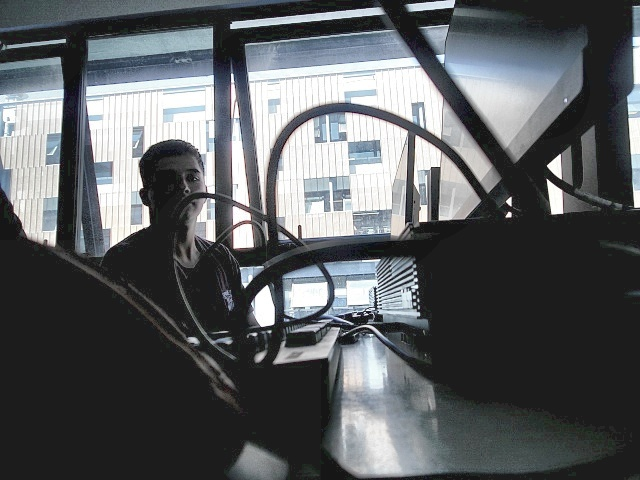
#> input picture LogicaPackIA/captures/enhanced_test.jpg, 640 x 480 px, given in place of the camera
$ python auto_camera.py
#> lines starting #> are read from the running program, lines starting #| are printed output that depends on the picture
"""
PackIACamara - Módulo de Cámara con Ajuste Automático de Brillo y Contraste
Adapta dinámicamente la imagen según el entorno (lugares oscuros, contraluz o exceso de luz)
para optimizar la visibilidad de objetos en primer plano.
"""

import cv2
import numpy as np
import time
import os
from datetime import datetime

class AutoLightingCamera:
    def __init__(self, camera_index=0, target_brightness=130.0, smoothing=0.15):
        """
        :param camera_index: Índice de la cámara (por defecto 0).
        :param target_brightness: Nivel de brillo objetivo (0-255). 125-135 es óptimo para visión.
        :param smoothing: Factor de suavizado temporal para transiciones suaves (0.05 a 0.25).
        """
#> in run, test_frame is the input picture: shape (480, 640, 3); mean B, G, R 96.2, 93.5, 90.3
        self.camera_index = camera_index
        self.target_brightness = target_brightness
        self.smoothing = smoothing

        # Estado interno
        self.auto_mode = True
        self.split_view = False
        self.current_gamma = 1.0
        self.current_brightness = 100.0

        # Filtro adaptativo CLAHE
        self.clahe = cv2.createCLAHE(clipLimit=2.8, tileGridSize=(8, 8))

        # Tablas de correspondencia para rendimiento ultra-rápido (LUT)
        self._lut_cache = {}

        os.makedirs("captures", exist_ok=True)

    def _get_gamma_lut(self, gamma):
        """Crea o recupera de caché la tabla LUT para corrección gamma rápida."""
        gamma_key = round(gamma, 2)
        if gamma_key not in self._lut_cache:
            inv_gamma = 1.0 / max(gamma_key, 0.05)
            lut = np.array([((i / 255.0) ** inv_gamma) * 255 for i in range(256)]).astype("uint8")
            # Mantener caché pequeña
            if len(self._lut_cache) > 100:
                self._lut_cache.clear()
            self._lut_cache[gamma_key] = lut
        return self._lut_cache[gamma_key]

    def measure_brightness(self, frame):
        """
        Calcula el brillo promedio dando mayor ponderación a la región central
        donde suelen situarse los objetos frente a la cámara.
        """
        h, w = frame.shape[:2]
        gray = cv2.cvtColor(frame, cv2.COLOR_BGR2GRAY)
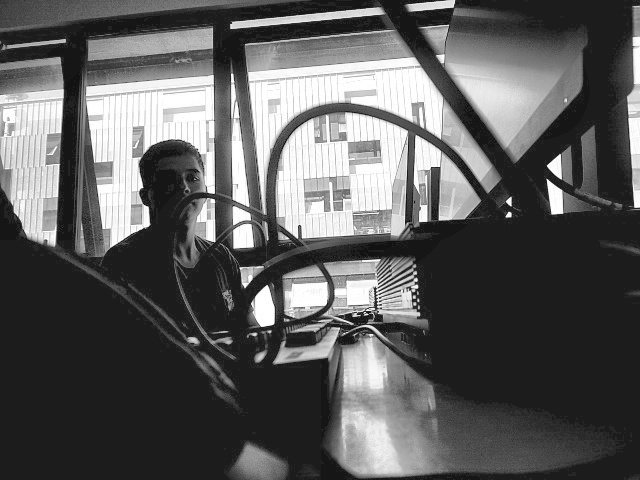
#> gray: shape (480, 640); min 10, max 255, mean 92.9

        # Región de interés central (60% central)
        y1, y2 = int(h * 0.2), int(h * 0.8)
        x1, x2 = int(w * 0.2), int(w * 0.8)
        center_roi = gray[y1:y2, x1:x2]
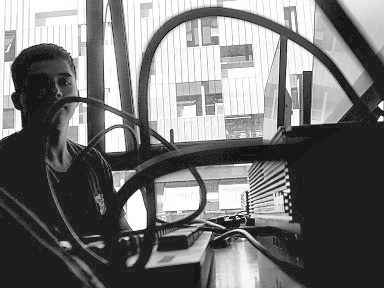
#> center_roi: shape (288, 384); min 10, max 255, mean 116

        center_mean = float(np.mean(center_roi))
#> center_mean = 116
        global_mean = float(np.mean(gray))
#> global_mean = 92.87

        # 70% peso al centro (objetos al frente), 30% a la escena completa
        weighted_brightness = (0.7 * center_mean) + (0.3 * global_mean)
#> weighted_brightness = 109.1
        return weighted_brightness, center_roi

    def process_frame(self, frame):
        """
        Aplica el pipeline de compensación automática de iluminación:
        1. Medición de brillo ponderado
        2. Compensación local de contraste (CLAHE en espacio LAB)
        3. Suavizado y ajuste adaptativo de gamma
        """
        if not self.auto_mode:
            return frame.copy(), self.current_brightness, self.current_gamma

        # 1. Medir iluminación actual
        measured_brightness, _ = self.measure_brightness(frame)
#> measured_brightness = 109.1
        self.current_brightness = (1.0 - self.smoothing) * self.current_brightness + (self.smoothing * measured_brightness)
#> self.current_brightness = 101.4

        # 2. Calcular gamma objetivo
        # Si la escena está muy oscura (<130), gamma < 1.0 (eleva sombras)
        # Si la escena está sobreexpuesta (>130), gamma > 1.0 (reduce sobreexposición)
        safe_measured = max(self.current_brightness, 10.0)
#> safe_measured = 101.4
        target_ratio = np.clip(safe_measured / 255.0, 0.04, 0.96)
#> target_ratio = 0.397
        goal_ratio = np.clip(self.target_brightness / 255.0, 0.04, 0.96)

        target_gamma = np.log(target_ratio) / np.log(goal_ratio)
#> target_gamma = 1.37
        target_gamma = float(np.clip(target_gamma, 0.35, 2.5))

        # Suavizar transición para evitar parpadeos
        self.current_gamma = (1.0 - self.smoothing) * self.current_gamma + (self.smoothing * target_gamma)
#> self.current_gamma = 1.06

        # 3. Ecualización adaptativa local en espacio de color LAB
        lab = cv2.cvtColor(frame, cv2.COLOR_BGR2LAB)
#> lab: shape (480, 640, 3); mean of channels 0, 1, 2 95.2, 127.5, 126.1
        l, a, b = cv2.split(lab)
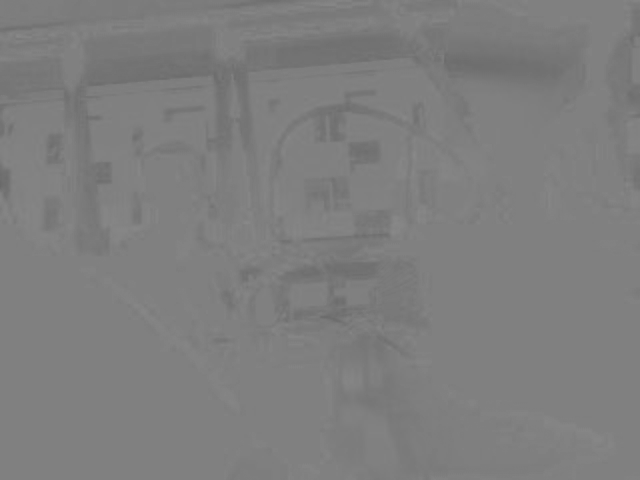
#> b: shape (480, 640); min 105, max 137, mean 126.1
        enhanced_l = self.clahe.apply(l)
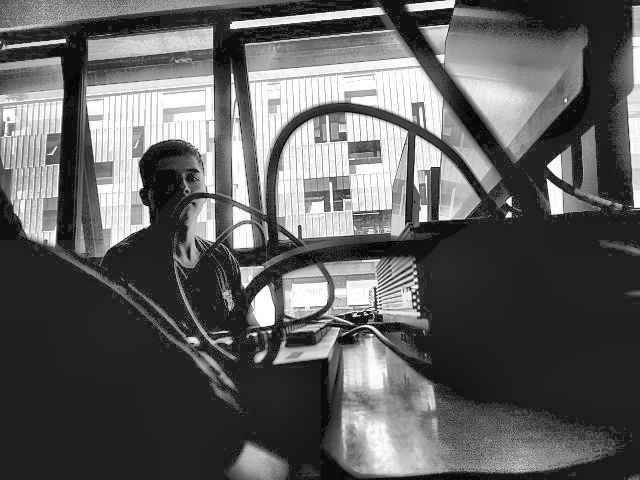
#> enhanced_l: shape (480, 640); min 0, max 255, mean 95.8
        enhanced_lab = cv2.merge((enhanced_l, a, b))
#> enhanced_lab: shape (480, 640, 3); mean of channels 0, 1, 2 95.8, 127.5, 126.1
        local_adjusted = cv2.cvtColor(enhanced_lab, cv2.COLOR_LAB2BGR)
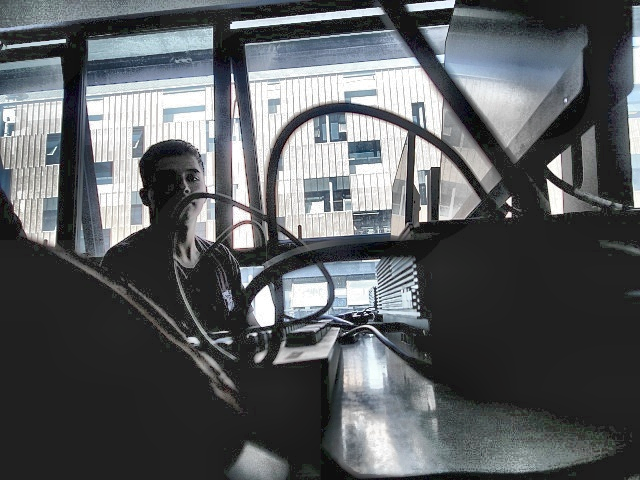
#> local_adjusted: shape (480, 640, 3); mean B, G, R 96.5, 93.9, 90.6

        # 4. Aplicación de gamma global optimizada con LUT
        lut = self._get_gamma_lut(self.current_gamma)
#> in _get_gamma_lut, `inv_gamma = 1.0 / max(gamma_key, 0.05)`: inv_gamma = 0.943
#> in _get_gamma_lut, `lut = np.array([((i / 255.0) ** inv_gamma) * 255 for i in range(256)])..`: lut = 256 values from 0 to 255
#> lut = 256 values from 0 to 255
        final_frame = cv2.LUT(local_adjusted, lut)

        # 5. Si la corrección aumentó mucho el brillo, compensar levemente la saturación para colores vivos
        if self.current_gamma < 0.8:
            hsv = cv2.cvtColor(final_frame, cv2.COLOR_BGR2HSV)
            h_ch, s_ch, v_ch = cv2.split(hsv)
            s_ch = cv2.multiply(s_ch, 1.15)
            s_ch = np.clip(s_ch, 0, 255).astype("uint8")
            final_frame = cv2.cvtColor(cv2.merge((h_ch, s_ch, v_ch)), cv2.COLOR_HSV2BGR)

        return final_frame, self.current_brightness, self.current_gamma

    def draw_hud(self, display_img, fps):
        """Dibuja información y controles en pantalla con interfaz moderna."""
#> called with fps = 60.56
        h, w = display_img.shape[:2]

        # Panel superior semi-transparente
        overlay = display_img.copy()
        cv2.rectangle(overlay, (0, 0), (w, 55), (20, 20, 20), -1)
        cv2.rectangle(overlay, (0, h - 35), (w, h), (20, 20, 20), -1)
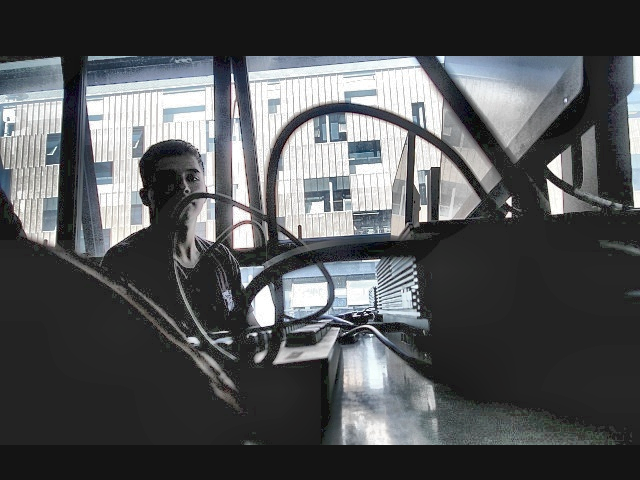
#> overlay: shape (480, 640, 3); mean B, G, R 86.4, 84.5, 82.5
        cv2.addWeighted(overlay, 0.65, display_img, 0.35, 0, display_img)

        # Estado del modo automático
        if self.auto_mode:
            status_text = "MODO AUTO: ACTIVO"
            status_color = (0, 255, 128)  # Verde esmeralda
        else:
            status_text = "MODO AUTO: DESACTIVADO (ORIGINAL)"
            status_color = (0, 165, 255)  # Naranja

        cv2.putText(display_img, status_text, (15, 25), cv2.FONT_HERSHEY_DUPLEX, 0.55, status_color, 1, cv2.LINE_AA)

        # Métricas de iluminación y FPS
        metrics_text = f"Brillo Actual: {self.current_brightness:.1f} | Objetivo: {self.target_brightness:.0f} | Gamma: {self.current_gamma:.2f} | {fps:.0f} FPS"
        cv2.putText(display_img, metrics_text, (15, 45), cv2.FONT_HERSHEY_SIMPLEX, 0.45, (220, 220, 220), 1, cv2.LINE_AA)

        # Barra de atajos en la parte inferior
        shortcuts = "[A] Alternar Auto  |  [S] Comparar (Split)  |  [C] Capturar  |  [+/-] Brillo Obj.  |  [Q] Salir"
        cv2.putText(display_img, shortcuts, (15, h - 12), cv2.FONT_HERSHEY_SIMPLEX, 0.42, (180, 180, 180), 1, cv2.LINE_AA)
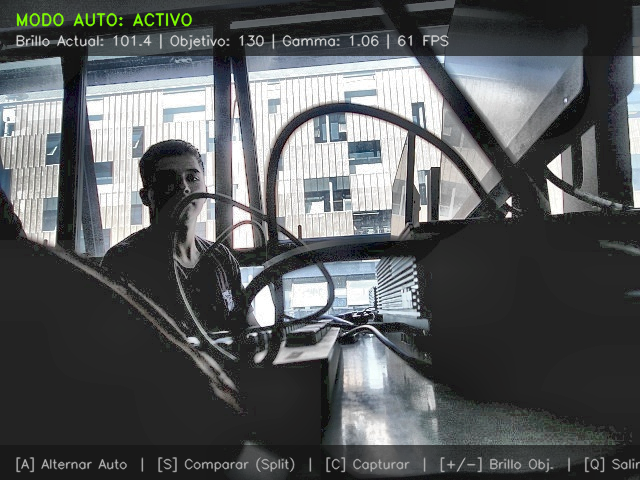
#> display_img: shape (480, 640, 3); mean B, G, R 92.2, 90.7, 88

    def run(self):
        """Bucle principal de captura y visualización."""
        print("=" * 60)
        print("  PackIACamara - MODO AUTOMATICO DE ILUMINACION")
        print("=" * 60)
        print("Conectando con la camara...")

        cap = cv2.VideoCapture(self.camera_index)
        cap.set(cv2.CAP_PROP_FRAME_WIDTH, 1280)
        cap.set(cv2.CAP_PROP_FRAME_HEIGHT, 720)
        ret, test_frame = cap.read() if cap.isOpened() else (False, None)
        if not ret:
            if cap.isOpened():
                cap.release()
            cap = cv2.VideoCapture(self.camera_index, cv2.CAP_DSHOW)
            cap.set(cv2.CAP_PROP_FRAME_WIDTH, 1280)
            cap.set(cv2.CAP_PROP_FRAME_HEIGHT, 720)
            ret, test_frame = cap.read() if cap.isOpened() else (False, None)

        if not cap.isOpened() or not ret:
            print(f"Error: No se pudo abrir la camara en el indice {self.camera_index}.")
            print("Aviso: Asegurate de que otra aplicacion (ej. la aplicacion 'Camara' de Windows) no este ocupando el dispositivo.")
            return False

        actual_w = int(cap.get(cv2.CAP_PROP_FRAME_WIDTH))
        actual_h = int(cap.get(cv2.CAP_PROP_FRAME_HEIGHT))
        print(f"Camara conectada correctamente ({actual_w}x{actual_h}).")
        print("Iniciando ventana de visualizacion...")
        print("Atajos de teclado:")
        print("  [A]     - Activar/Desactivar ajuste automatico")
        print("  [S]     - Vista dividida (Original vs Ajustado)")
        print("  [C]     - Guardar captura actual en carpeta captures/")
        print("  [+] / [-] - Aumentar / Reducir brillo objetivo")
        print("  [Q] / [ESC] - Salir")

        prev_time = time.time()
        fps = 30.0

        window_name = "PackIACamara - Auto Lighting View"
        cv2.namedWindow(window_name, cv2.WINDOW_NORMAL)

        try:
            while True:
                ret, raw_frame = cap.read()
                if not ret or raw_frame is None:
                    print("Error al recibir fotograma de la camara.")
                    time.sleep(0.1)
                    continue

                # Calcular FPS instantáneo
                now = time.time()
                dt = now - prev_time
                prev_time = now
                if dt > 0:
                    fps = 0.9 * fps + 0.1 * (1.0 / dt)

                # Procesamiento automático de luz
                enhanced_frame, _, _ = self.process_frame(raw_frame)

                # Composición según modo de vista
                if self.split_view and self.auto_mode:
                    # Dividir la pantalla a la mitad: izquierda original, derecha mejorado
                    h, w = raw_frame.shape[:2]
                    half_w = w // 2
                    split_display = np.hstack((raw_frame[:, :half_w], enhanced_frame[:, half_w:]))
                    # Línea divisoria
                    cv2.line(split_display, (half_w, 0), (half_w, h), (0, 255, 255), 2)
                    cv2.putText(split_display, "ORIGINAL", (half_w - 110, 80), cv2.FONT_HERSHEY_SIMPLEX, 0.5, (0, 255, 255), 1)
                    cv2.putText(split_display, "AUTO-AJUSTADO", (half_w + 15, 80), cv2.FONT_HERSHEY_SIMPLEX, 0.5, (0, 255, 255), 1)
                    display_frame = split_display
                elif self.auto_mode:
                    display_frame = enhanced_frame
                else:
                    display_frame = raw_frame.copy()

                # Dibujar interfaz (HUD)
                self.draw_hud(display_frame, fps)

                # Mostrar ventana
                cv2.imshow(window_name, display_frame)

                # Gestión de teclas
                key = cv2.waitKey(1) & 0xFF
#> (key q is pressed here)
                if key in (ord('q'), ord('Q'), 27):  # Q o ESC
                    break
                elif key in (ord('a'), ord('A')):
                    self.auto_mode = not self.auto_mode
                    print(f"Modo automatico: {'ACTIVADO' if self.auto_mode else 'DESACTIVADO'}")
                elif key in (ord('s'), ord('S')):
                    self.split_view = not self.split_view
                    print(f"Modo split view: {'ACTIVADO' if self.split_view else 'DESACTIVADO'}")
                elif key in (ord('+'), ord('=')):
                    self.target_brightness = min(220.0, self.target_brightness + 10.0)
                    print(f"Brillo objetivo aumentado a: {self.target_brightness:.0f}")
                elif key in (ord('-'), ord('_')):
                    self.target_brightness = max(50.0, self.target_brightness - 10.0)
                    print(f"Brillo objetivo reducido a: {self.target_brightness:.0f}")
                elif key in (ord('c'), ord('C')):
                    timestamp = datetime.now().strftime("%Y%m%d_%H%M%S")
                    filename = f"captures/auto_capture_{timestamp}.jpg"
                    # Guardar la imagen limpia mejorada (sin HUD)
                    cv2.imwrite(filename, enhanced_frame if self.auto_mode else raw_frame)
                    print(f"Captura guardada en: {filename}")

        finally:
            cap.release()
            cv2.destroyAllWindows()
            print("Camara cerrada correctamente.")

if __name__ == "__main__":
    camera = AutoLightingCamera(camera_index=0, target_brightness=130.0)
    camera.run()

$ run again, on LogicaPackIA/captures/naranja_001_DANADAS_20261023_160705.jpg
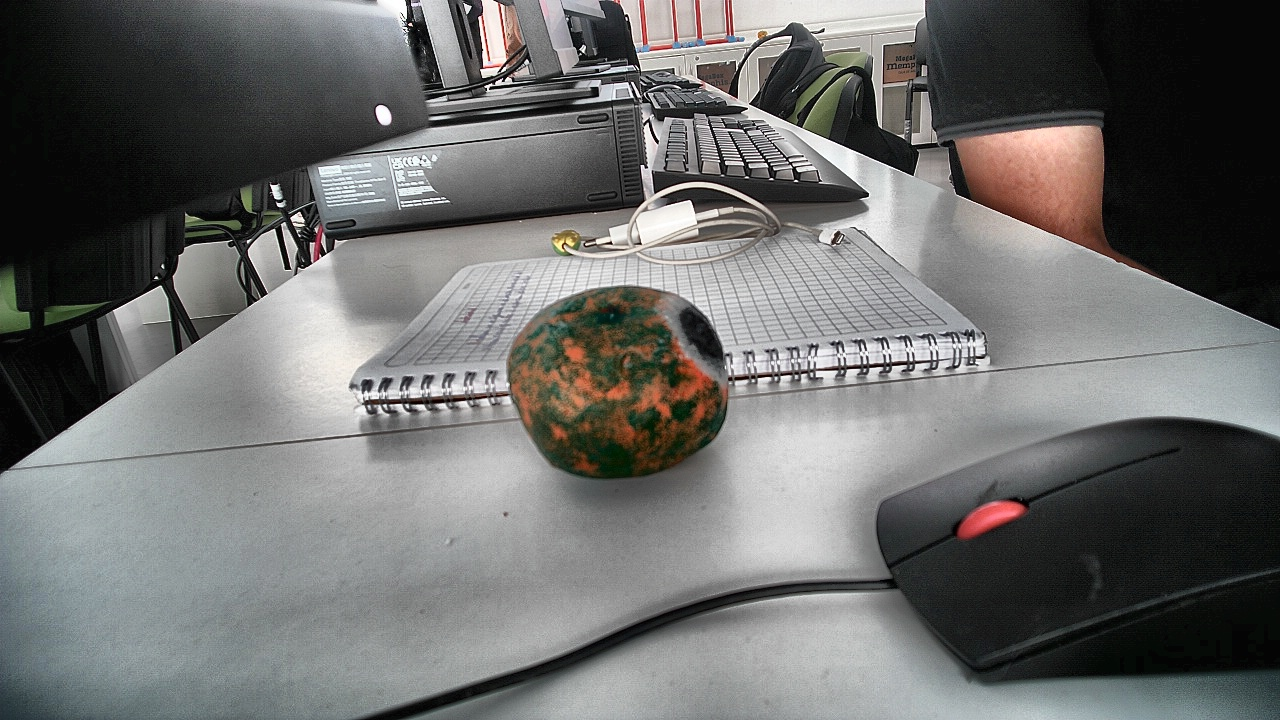
#> input picture LogicaPackIA/captures/naranja_001_DANADAS_20261023_160705.jpg, 1280 x 720 px, given in place of the camera
#> in run, test_frame is the input picture: shape (720, 1280, 3); mean B, G, R 107.9, 109.1, 108.8
#> in measure_brightness, `center_roi = gray[y1:y2, x1:x2]`:
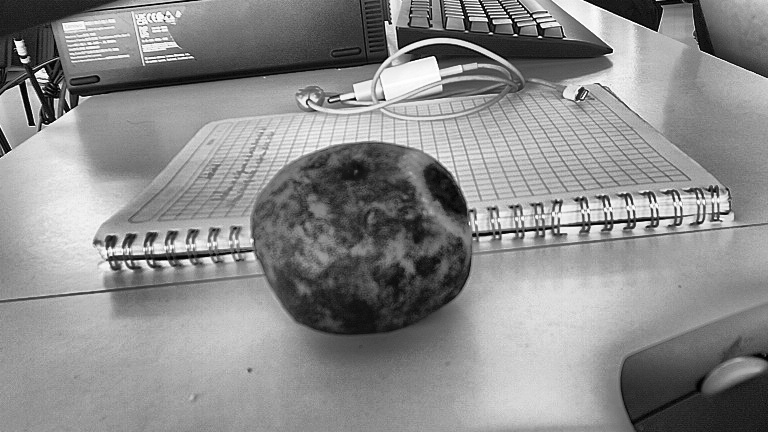
#> center_roi: shape (432, 768); min 0, max 255, mean 139.7
#> center_mean = 139.7
#> global_mean = 108.8
#> weighted_brightness = 130.4
#> self.current_brightness = 104.6
#> target_ratio = 0.41
#> target_gamma = 1.32
#> self.current_gamma = 1.05
#> lab: shape (720, 1280, 3); mean of channels 0, 1, 2 113.8, 127.8, 128.8
#> enhanced_lab: shape (720, 1280, 3); mean of channels 0, 1, 2 116.2, 127.8, 128.8
#> inv_gamma = 0.952
#> in _get_gamma_lut, `lut = np.array([((i / 255.0) ** inv_gamma) * 255 for i in range(256)])..`: lut = 256 values from 0 to 255
#> in draw_hud, `cv2.putText(display_img, metrics_text, (15, 45), cv2.FONT_HERSHEY_SIMP..`:
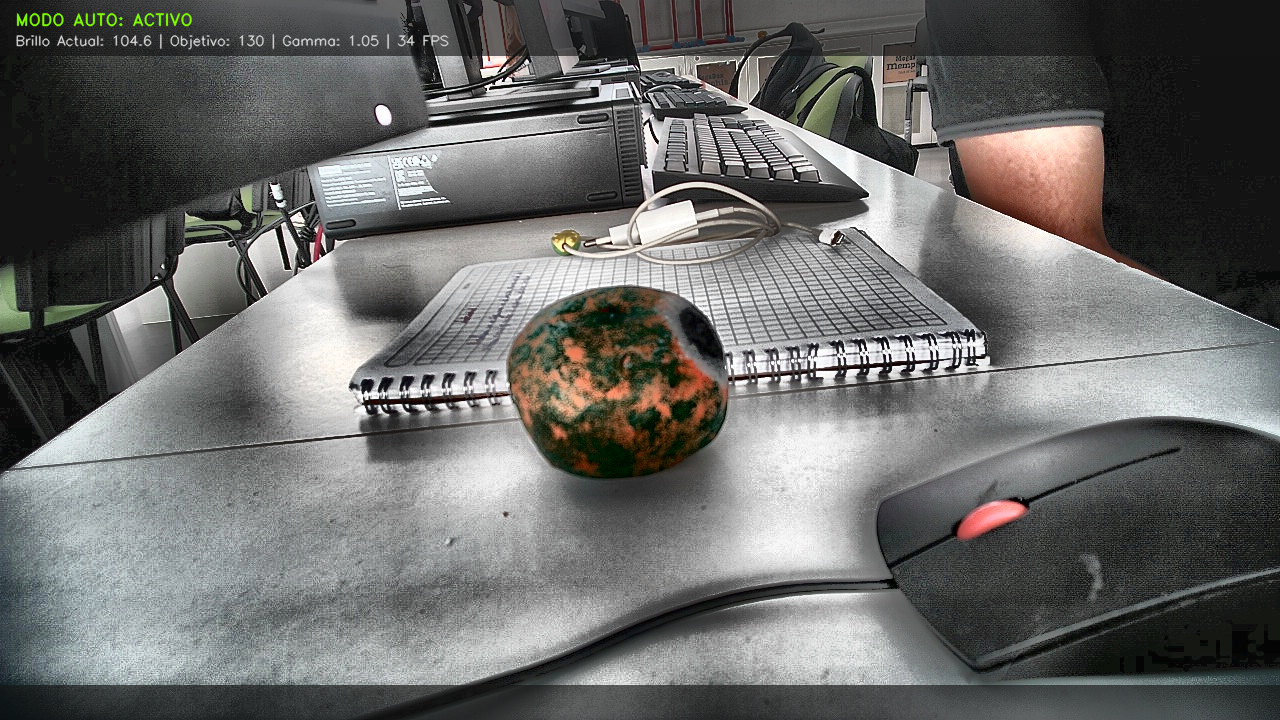
#> display_img: shape (720, 1280, 3); mean B, G, R 104.9, 106.5, 106.2
